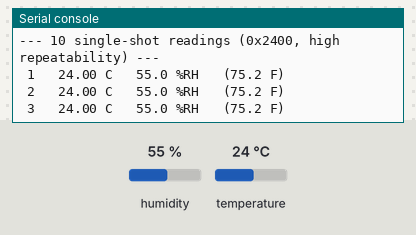
Bench run of a program on a simulated ESP32 board running MicroPython. Shown: the last lines printed to the serial console. Inputs (shaded band) come from the test bench; at power-on: temperature 24 °C, humidity 55 %. At 4.4 s the program stops and its outputs stay as they are.

Above: at 1.2 s.
1.3 s: temperature set to 0 °C
At 1.72 s:
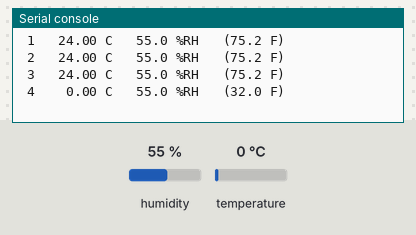
3.3 s: temperature set to 12 °C
At 5.5 s:
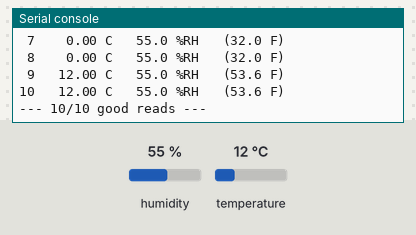

The program:

sht35_probe.py
```python
# SHT35 on an Arduino Nano ESP32 under MicroPython: find the bus, identify the part, read it.
from machine import Pin, I2C
import time, sys

def crc8(data):                      # SHT3x: poly 0x31, init 0xFF
    c = 0xFF
    for b in data:
        c ^= b
        for _ in range(8):
            c = ((c << 1) ^ 0x31) & 0xFF if c & 0x80 else (c << 1) & 0xFF
    return c

# A4/A5 on the Nano ESP32 are GPIO11/GPIO12; try that first, then the other usual suspects.
CANDIDATES = [(11, 12), (12, 11), (8, 9), (21, 22), (5, 6)]
bus = None
for sda, scl in CANDIDATES:
    try:
        i2c = I2C(0, sda=Pin(sda), scl=Pin(scl), freq=100000)
        found = i2c.scan()
    except Exception as e:
        print("pins sda=%d scl=%d -> %s" % (sda, scl, e)); continue
    print("pins sda=%-2d scl=%-2d -> devices %s" % (sda, scl, [hex(a) for a in found]))
    if found:
        bus, ADDR = i2c, (0x44 if 0x44 in found else found[0])
        print("using sda=%d scl=%d addr=%s" % (sda, scl, hex(ADDR)))
        break

if bus is None:
    print("NO I2C DEVICE FOUND on any candidate pin pair")
    sys.exit()

def cmd(word, delay_ms=20, nread=0):
    bus.writeto(ADDR, bytes([word >> 8, word & 0xFF]))
    time.sleep_ms(delay_ms)
    return bus.readfrom(ADDR, nread) if nread else b''

try:
    cmd(0x30A2, 50); cmd(0x3041, 20)                       # soft reset, clear status
    st = cmd(0xF32D, 20, 3)
    w = st[0] << 8 | st[1]
    print("status 0x%04X crc %s  reset_detected=%d heater=%d cmd_fail=%d" %
          (w, "ok" if crc8(st[:2]) == st[2] else "BAD", (w >> 4) & 1, (w >> 13) & 1, (w >> 1) & 1))
    sn = cmd(0x3780, 20, 6)
    print("serial %s" % sn.hex())
except Exception as e:
    print("identify failed:", e)

print("--- 10 single-shot readings (0x2400, high repeatability) ---")
ok = 0
for i in range(10):
    try:
        d = cmd(0x2400, 30, 6)
        if crc8(d[0:2]) != d[2] or crc8(d[3:5]) != d[5]:
            print("%2d  CRC ERROR %s" % (i + 1, d.hex())); continue
        t = -45 + 175 * ((d[0] << 8 | d[1]) / 65535)
        rh = 100 * ((d[3] << 8 | d[4]) / 65535)
        print("%2d  %6.2f C  %5.1f %%RH   (%.1f F)" % (i + 1, t, rh, t * 9 / 5 + 32))
        ok += 1
    except Exception as e:
        print("%2d  read failed: %s" % (i + 1, e))
    time.sleep_ms(400)
print("--- %d/10 good reads ---" % ok)
```

Measured:
- after the input at 1.3 s, the serial console: prints a new line after 0.15 s (image 1)
- after the input at 3.3 s, the serial console: prints a new line after 0.31 s (image 2)
